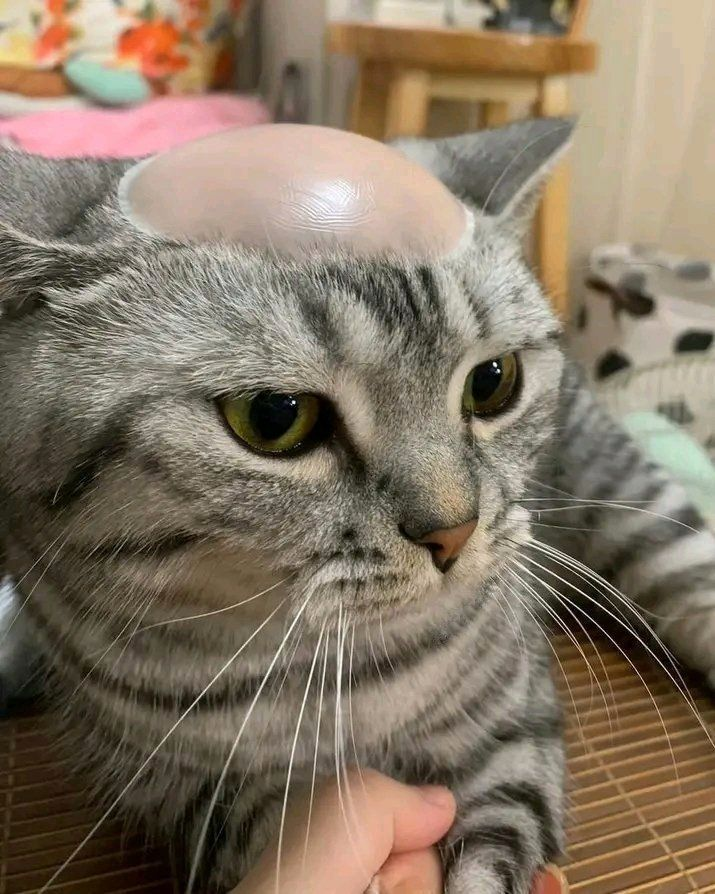
#> input picture image_processing_project/assets/img/download.jpg, 715 x 894 px, found by its file name
$ python histogram.py
#> lines starting #> are read from the running program, lines starting #| are printed output that depends on the picture
import cv2
from matplotlib import pyplot as plt

#fungsi untuk menampilkan histogram citra
def view_histogram_citra(image_path):
    #membaca citra dari path
    image = cv2.imread(image_path)
#> image is the input picture: shape (894, 715, 3); mean B, G, R 99.6, 117.9, 132.5

    #konversi citra dari BGR (format default cv2) ke RGB
    image_rgb = cv2.cvtColor(image, cv2.COLOR_BGR2RGB)

    #memisahkan kanal warna
    chanels = ('r', 'g', 'b')
    colors = ('red', 'green', 'blue')

    plt.figure(figsize=(10,5))

    for i, color in enumerate(colors):
        histogram = cv2.calcHist([image], [i], None, [256], [0, 256])
        plt.plot(histogram, color=color)
        plt.xlim(0, 256)

    plt.title('Histogram untuk setiap kanal warna')
    plt.xlabel('Intensitas Pixel')
    plt.ylabel('Jumlah Pixel')
    plt.show()
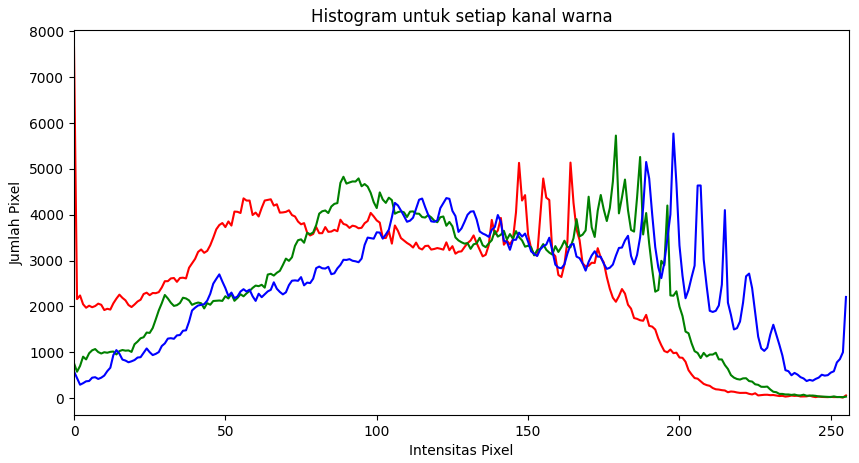
#> figure drawn by matplotlib, 1 panel; curve peaks at x = 0, y = 7646; curve peaks at x = 179, y = 5726; curve peaks at x = 198, y = 5770

#path ke citra
path = 'image_processing_project/assets/img/download.jpg'

#menampilkan histogram
view_histogram_citra(path)

$ run again, with image_processing_project/assets/img/aw.jpg copied over image_processing_project/assets/img/download.jpg
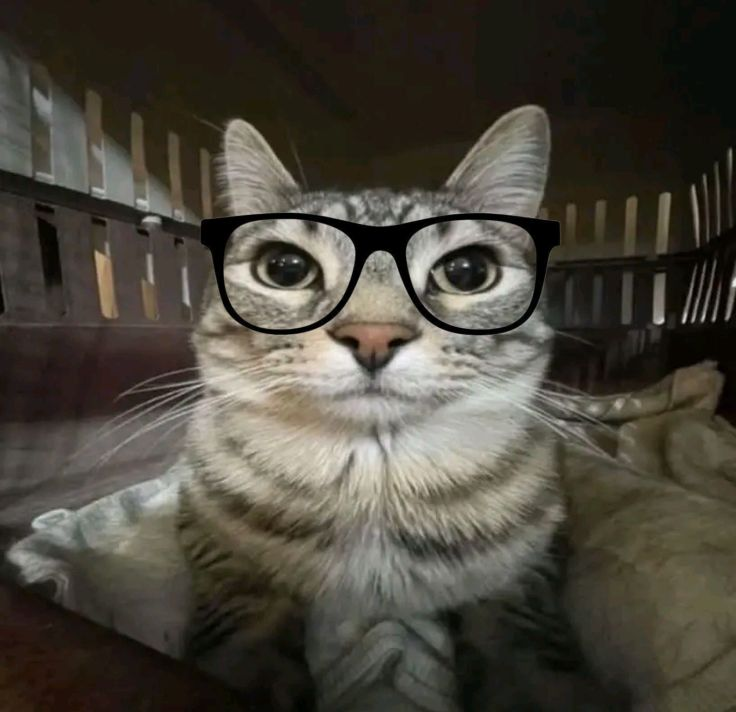
#> input picture image_processing_project/assets/img/aw.jpg, 736 x 712 px, found by its file name
#> in view_histogram_citra, image is the input picture: shape (712, 736, 3); mean B, G, R 60.1, 70, 74.4
#> in view_histogram_citra, `plt.show()`:
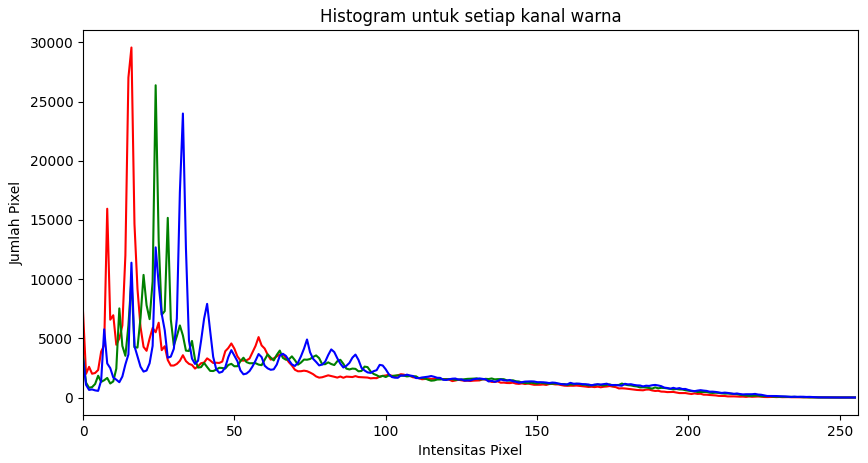
#> figure drawn by matplotlib, 1 panel; curve peaks at x = 16, y = 29565; curve peaks at x = 24, y = 26375; curve peaks at x = 33, y = 23988
